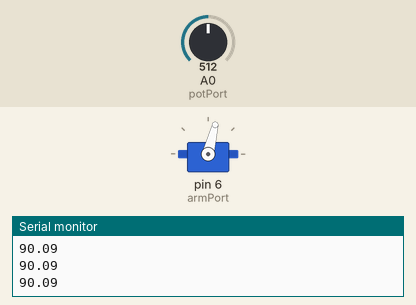
Bench run of a sketch on a simulated Arduino Uno, built with avr-gcc and run on an emulated ATmega328P. Shown: servo, the last lines printed to the serial monitor. Inputs (shaded band) come from the test bench; at power-on: A0 (potPort) = 512.

Above: at 1.2 s.
1.3 s: A0 (potPort) set to 716
At 1.8 s:
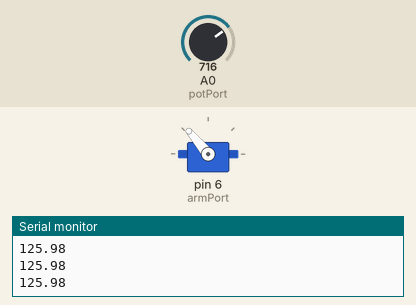
2.8 s: A0 (potPort) set to 900
At 3.2 s:
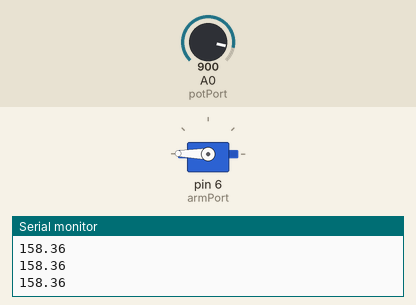
4.3 s: A0 (potPort) set to 1023
At 5.4 s:
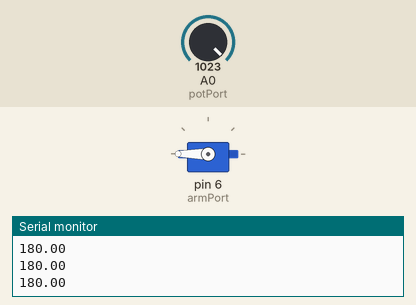
5.8 s: A0 (potPort) set to 306
At 6.5 s:
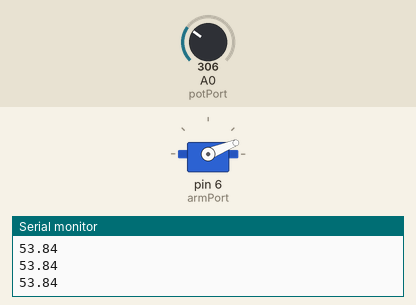
7.3 s: A0 (potPort) set to 122
At 7.6 s:
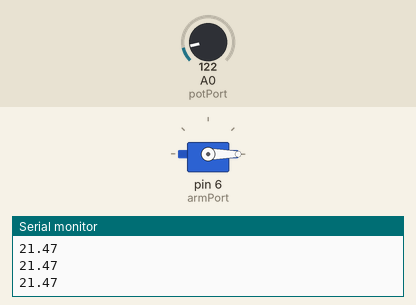
8.8 s: A0 (potPort) set to 511
At 9.9 s:
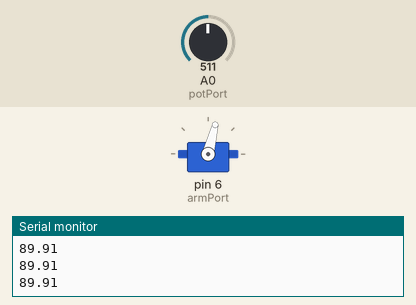
Timing chart, 0 to 11.3 s (numbered marks = the images above; inputs shaded):
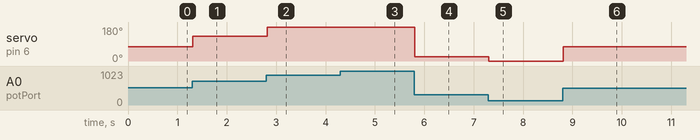

The sketch:

PControlServo.ino
```cpp
#include <Servo.h>

Servo arm;

int armPort = 6;
int potPort = A0;
const float armLow = 99;
const float armHigh = 60;
const double Kp = 1.5;
boolean up = false;
int desiredH = 0;


void setup() {
  // put your setup code here, to run once:
  arm.attach(armPort);
  Serial.begin(9600);
}

void lift(double k){
  arm.write(90 + k); //0-180

}

void loop() {
  // put your main code here, to run repeatedly:
    //double potValue = 180 * (analogRead(potPort) / 1023); //0-180

    double potValue = analogRead(potPort);
    double conPotValue = (180 * (potValue / 1023));
    //Serial.println(conPotValue);
    double error = ((conPotValue - armLow));
    Serial.println(conPotValue);
    lift(Kp*error);
}
```

Measured:
- after the input at 1.3 s, servo on pin 6 (armPort): 76° → 130° at once
- after the input at 2.8 s, servo on pin 6 (armPort): 130° → 179° at once
- after the input at 4.3 s, servo on pin 6 (armPort): 179° → 180° at once
- after the input at 5.8 s, servo on pin 6 (armPort): 180° → 22° at once
- after the input at 7.3 s, servo on pin 6 (armPort): 22° → 0° at once
- after the input at 8.8 s, servo on pin 6 (armPort): 0° → 76° at once
